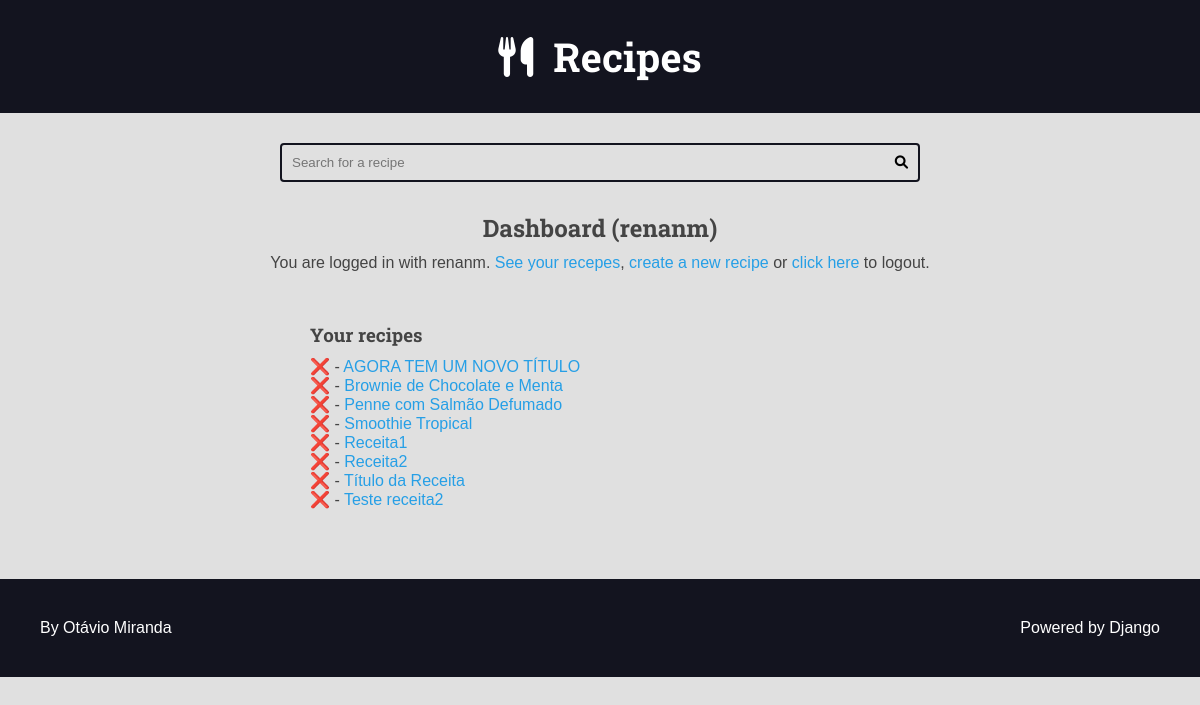
The app's page /authors/dashboard/ (signed in), older data.
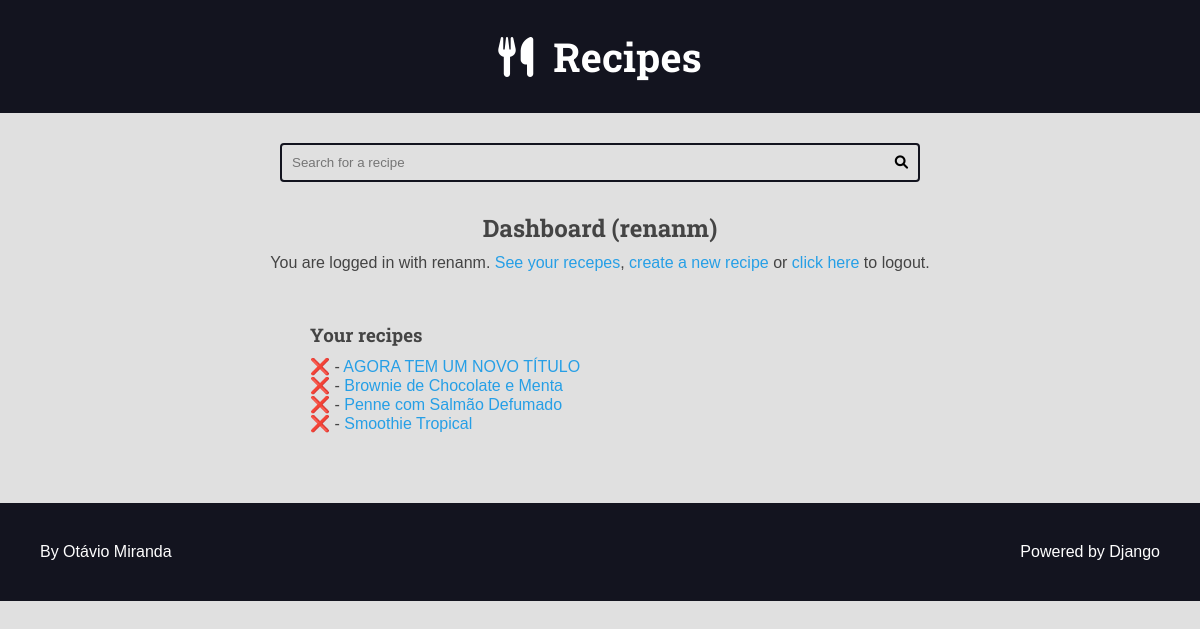
The same page, newer data.
### recipes/models.py (models this page shows, shortened)
class Recipe(models.Model):
    title = models.CharField(max_length=65)
    description = models.CharField(max_length=165)
    slug = models.SlugField(unique=True)
    preparation_time = models.IntegerField()
    preparation_time_unit = models.CharField(max_length=65)
    servings = models.IntegerField()
    servings_unit = models.CharField(max_length=65)
    preparation_steps = models.TextField()
    preparation_step_is_html = models.BooleanField(default=False)
    created_at = models.DateTimeField(auto_now_add=True)
    updated_at = models.DateTimeField(auto_now=True)
    is_published = models.BooleanField(default=False)
    cover = models.ImageField(
        upload_to='recipes/covers/%Y/%m/%d/', blank=True, default='')
    category = models.ForeignKey(
        Category, on_delete=models.SET_NULL, null=True, blank=True, default=None,
    )
    author = models.ForeignKey(
        User, on_delete=models.SET_NULL, null=True
    )

### authors/views.py (the view)
# urls.py: path('dashboard/', views.dashboard, name='dashboard'),
@login_required(login_url='authors:login', redirect_field_name='next')
def dashboard(request):
    recipes = Recipe.objects.filter(
        is_published=False,
        author=request.user,
    )
    return render(
        request,
        'authors/pages/dashboard.html',
        context={
            'recipes': recipes,
        }
    )

### authors/templates/authors/pages/dashboard.html (shortened to what this page needs)
{% extends 'global/base.html' %}
{% block content %}
  <div class="main-content center container">
    <h2>Dashboard ({{ user }})</h2>
    {% include 'authors/partials/login_message.html' %}
    <div class="authors-dashboard-container">
      <h3>Your recipes</h3>
      <ul>
        {% for recipe in recipes %}
          <li>
            <form class="inline-form form-delete" action="{% url 'authors:dashboard_recipe_delete' %}" method="POST">
              <button class="plaintext-button" type="submit">❌</button>
            </form> -
            <a href="{% url 'authors:dashboard_recipe_edit' recipe.id %}">{{ recipe.title }}</a>
          </li>
        {% empty %}
          <li>
            <p>You do not have recipes, please create one.</p>
          </li>
        {% endfor %}
      </ul>
    </div>
  </div>
{% endblock content %}

### base_templates/global/base.html (shortened to what this page needs)
{% load static %}
<!DOCTYPE html>
<html lang="pt-BR">
<head>
    {% include 'global/partials/head.html' %}
</head>
<body>
    {% include 'global/partials/header.html' %} {% include 'global/partials/search.html' %}
    <main class="main-content-container">
        {% block content %}{% endblock content %}
    </main>
    {% include 'global/partials/footer.html' %}
</body>
</html>

### base_templates/global/partials/head.html (shortened to what this page needs)
{% load static %}
<link rel="stylesheet" href="https://cdnjs.cloudflare.com/ajax/libs/font-awesome/6.0.0/css/fontawesome.min.css"
/>
<link rel="stylesheet" href="https://cdnjs.cloudflare.com/ajax/libs/font-awesome/6.0.0/css/brands.min.css"
/>
<link rel="stylesheet" href="https://cdnjs.cloudflare.com/ajax/libs/font-awesome/6.0.0/css/solid.min.css"
/>
<link rel="stylesheet" href="{% static 'global/css/styles.css' %}">
<link rel="stylesheet" href="{% static 'global/css/global-style.css' %}">

### base_templates/global/partials/header.html
<header class="main-header-container">
    <div class="main-header container">
        <h1>
            <a class="main-logo" href="{% url 'recipes:home' %}">
                <i class="fas fa-utensils main-logo-icon"></i>
                <span class="main-logo-text">Recipes</span>
            </a>
        </h1>
    </div>
</header>

### base_templates/global/partials/search.html
<div class="search-container">
   <div class="container">
       <form action="{% url 'recipes:search' %}" class="search-form">
        <input
        type="search" class="search-input" name="q"
        value="{{ search_term }}" required
        placeholder="Search for a recipe"
        >
           <button type="submit" class="search-button"><i class="fas fa-search"></i></button>
       </form>
   </div>
</div>

### authors/templates/authors/partials/login_message.html (shortened to what this page needs)
{% if user.is_authenticated %}
<div class="login-message">
  You are logged in with {{user.username}}.
  <a href="{% url 'authors:dashboard' %}">See your recepes</a>,
  <a href="{% url 'authors:dashboard_recipe_new' %}">create a new recipe</a> or
  <form class="inline-form" action="{% url 'authors:logout' %}" method='POST'>
    <button class="plaintext-button" type="submit">click here</button>
  </form> to logout.
</div>
{% endif %}

### base_templates/global/partials/footer.html
<footer class="main-footer">
    <div class="developer">
        <a href="https://www.otaviomiranda.com.br/" target="_blanck" rel="noreferrer noopener">By Otávio Miranda</a>
    </div>
    <div class="powered">
        <a href="https://www.djangoproject.com/" target="_blank" rel="noreferrer noopener">Powered by Django</a>
    </div>
</footer>

### base_static/global/css/styles.css (style rules this page uses)
:root { --color-primary: #269fe6; --color-primary-hover: #2086c2; --color-primary-dark: #13141f; --color-primary-dark-hover: #212336; --color-primary-light: #d4ecfa; --color-primary-light-hover: #bdd8e7; --color-white: #fff; --color-black: #000; --color-dark-text: #444; --color-info-light: #cce5ff; --color-debug-light: #cce5ff; --color-success-light: #d4edda; --color-alert-light: #fff3cd; --color-warning-light: #fff3cd; --color-error-light: #f8d7da; --color-info-dark: #4d86c4; --color-debug-dark: #4d86c4; --color-success-dark: #4a9c5d; --color-alert-dark: #927f40; --color-warning-dark: #927f40; --color-error-dark: #da525d; --color-gray-0: #f9f9f9; --color-gray-1: #e0e0e0; --color-gray-2: #c7c7c7; --color-gray-3: #aeaeae; --color-gray-4: #959595; --color-gray-5: #7d7d7d; --color-gray-6: #646464; --color-gray-7: #4b4b4b; --color-gray-8: #323232; --color-gray-9: #191919; --font-primary: sans-serif; --font-headings: 'Roboto Slab', serif; --spacing-gutter-medium: 3rem; --spacing-gutter-large: 4rem; }
* { padding: 0; margin: 0; box-sizing: border-box; }
html { font-size: 62.5%; }
body { font-size: 1.6rem; font-family: var(--font-primary); background: var(--color-gray-1); color: var(--color-dark-text); }
h1, h2, h3, h4, h5, h6 { font-family: var(--font-headings); }
a { text-decoration: none; color: var(--color-primary); }
.container { max-width: 144rem; margin: 0 auto; padding: var(--spacing-gutter-medium); }
.main-header-container { background: var(--color-primary-dark); }
.main-logo { font-size: 4rem; color: var(--color-white); text-decoration: none; display: flex; flex-flow: row nowrap; align-items: center; justify-content: center; width: fit-content; margin: 0 auto; }
.main-logo-icon { margin-right: 2rem; }
.search-form { border: 0.2rem solid var(--color-primary-dark); max-width: 64rem; margin: 0 auto; border-radius: 0.4rem; position: relative; transition: all 300ms ease-in-out; }
.search-input, .search-button { border: none; background: none; outline: none; padding: 1rem; transition: all 300ms ease-in-out; }
.search-input { width: 100%; padding-right: 3rem; }
.search-button { position: absolute; top: 0; right: 0; }
.main-content { padding-top: 0; }
.main-footer { display: flex; align-items: center; justify-content: space-between; background: var(--color-primary-dark); color: var(--color-white); padding: var(--spacing-gutter-large); }
.main-footer a { color: var(--color-white); text-decoration: none; transition: all 300ms ease-in-out; }
.inline-form { display: inline; }
.plaintext-button { display: inline; border: none; background: none; cursor: pointer; color: var(--color-primary); font-size: 1.6rem; }
.login-message { margin: 1rem 0; }
.authors-dashboard-container { max-width: 64rem; text-align: left; padding: var(--spacing-gutter-medium); margin: 0 auto; }
.authors-dashboard-container h3, .authors-dashboard-container p, .authors-dashboard-container ul { list-style-type: none; margin: 1rem 0; }
.center { text-align: center; }

Row changes from the older to the newer data that the page shows:
removed Recipe: title "Receita1"
removed Recipe: title "Receita2"
removed Recipe: title "Título da Receita"
removed Recipe: title "Teste receita2"
